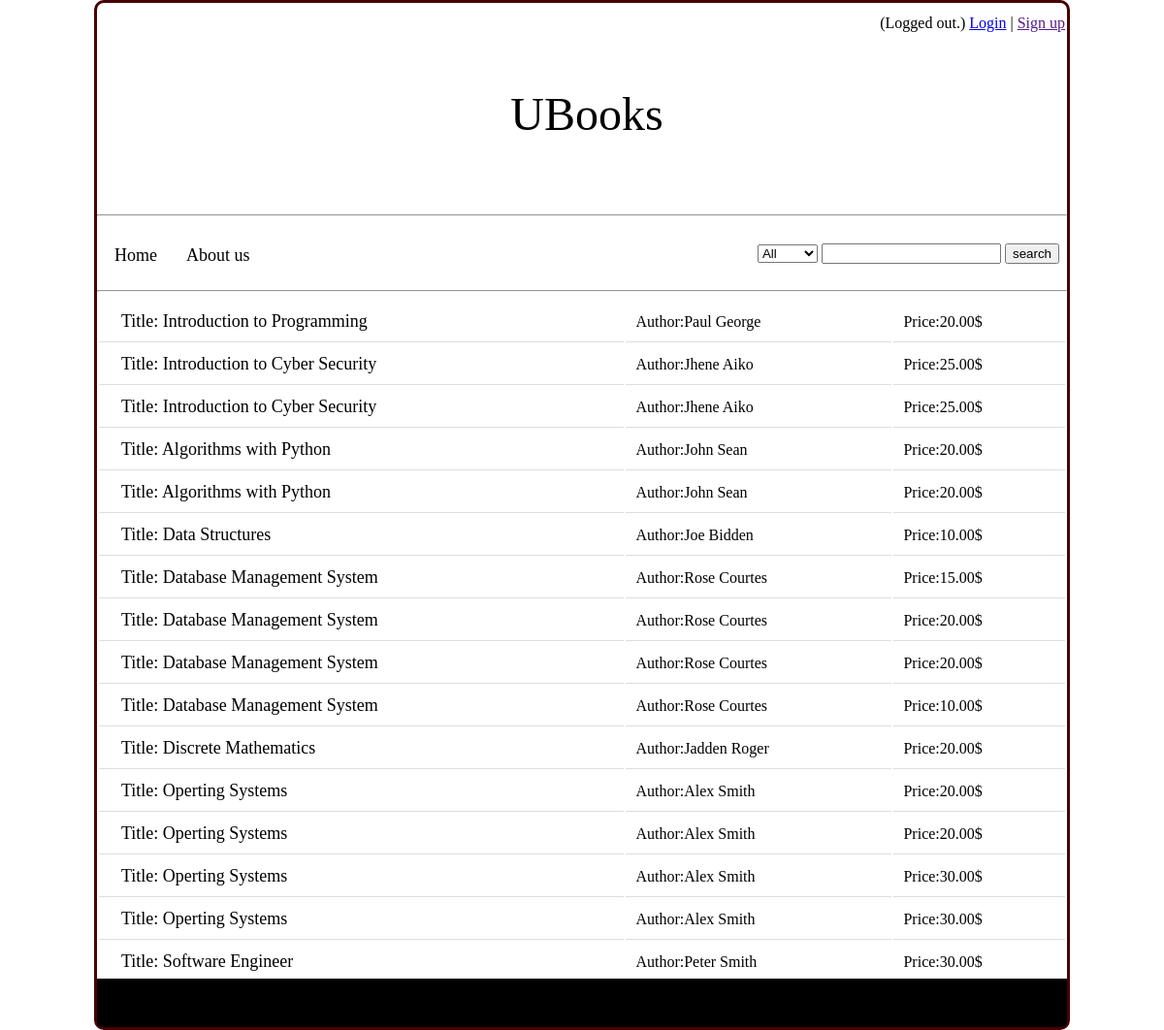
Screenshot of / (signed in) with the database file from the repository.
### tables this page shows
create table Products(
	product_ID varchar(5) not null,
	user_ID varchar(5) not null,
	isbn_10 varchar(10) not null,
	price float(5,2),
	pay_method char(30),
	delivery_method char(30),
	
	primary key (product_ID),
	foreign key (user_ID) references Users(user_ID),
	foreign key (isbn_10) references Books(isbn_10)
);

create table Books(
	isbn_10 varchar(10) not null,
	title char(30) not null,
    author char(30),
    publish_date date,
	edition int(2),
	subject char(15),
	
	primary key (isbn_10)
);

### PHP/search_functions.php (the view, shortened to what this page needs)
<?php
	function viewAll(){
		$mysqli = new mysqli(DB_HOST, DB_USERNAME, DB_PASSWORD, DB_DATABASE);
		 $sql = "SELECT * FROM products natural join books WHERE product_ID not in (select product_ID from orders)";
		$result = $mysqli->query($sql);
		if ($result->num_rows > 0) {
			echo '<table id="book_list2">';
			while($row = $result->fetch_assoc()) {
				$title= $row["title"];
				$author= $row["author"];
				$price= $row["price"];
				echo '	<tr>';
				echo'		<td><a href="book_information.php">Title: '.$title.'</a></td>';
				echo'		<td>Author:'.$author.'</td>';
				echo'		<td>Price:'.$price.'$</td>';
				echo'	</tr>';
			}
			echo'</table>';
		} else {
			echo "<p>0 results</p>";
		}
	}
?>

### style/index_style.css (style rules this page uses)
html, body, div, span, applet, object, iframe, h1, h2, h3, h4, h5, h6, p, blockquote, pre, a, abbr, acronym, address, big, cite, code, html, body, div, span, applet, object, iframe, h1, h2, h3, h4, h5, h6, p, blockquote, pre, a, abbr, acronym, address, big, cite, code, del, dfn, em, img, ins, kbd, q, s, samp, small, strike, strong, sub, sup, tt, var, b, u, i, center, dl, dt, dd, ol, ul, li, fieldset, form, label, legend, table, caption, tbody, tfoot, thead, tr, th, td, article, aside, canvas, details, embed, figure, figcaption, footer, header, hgroup, menu, nav, output, ruby, section, summary, time, mark, audio, video { margin: 0; padding: 0; border: 0; font-size: 100%; font: inherit; vertical-align: baseline; }
#book_list2 { width:100%; }
#book_list2 td { text-align:left; padding:10px; border-bottom: 1px solid #ddd; }
#book_list2 a { text-decoration:none; color:black; padding:8px; margin:5px; font-size:18px; }

### rows the page displays
products: isbn_10.title "Introduction to Programming", isbn_10.author "Paul George", price "20.00"
products: isbn_10.title "Introduction to Cyber Security", isbn_10.author "Jhene Aiko", price "25.00"
products: isbn_10.title "Introduction to Cyber Security", isbn_10.author "Jhene Aiko", price "25.00"
products: isbn_10.title "Algorithms with Python", isbn_10.author "John Sean", price "20.00"
products: isbn_10.title "Algorithms with Python", isbn_10.author "John Sean", price "20.00"
products: isbn_10.title "Data Structures", isbn_10.author "Joe Bidden", price "10.00"
products: isbn_10.title "Database Management System", isbn_10.author "Rose Courtes", price "15.00"
products: isbn_10.title "Database Management System", isbn_10.author "Rose Courtes", price "20.00"
products: isbn_10.title "Database Management System", isbn_10.author "Rose Courtes", price "20.00"
products: isbn_10.title "Database Management System", isbn_10.author "Rose Courtes", price "10.00"
products: isbn_10.title "Discrete Mathematics", isbn_10.author "Jadden Roger", price "20.00"
products: isbn_10.title "Operting Systems", isbn_10.author "Alex Smith", price "20.00"
products: isbn_10.title "Operting Systems", isbn_10.author "Alex Smith", price "20.00"
products: isbn_10.title "Operting Systems", isbn_10.author "Alex Smith", price "30.00"
products: isbn_10.title "Operting Systems", isbn_10.author "Alex Smith", price "30.00"
products: isbn_10.title "Software Engineer", isbn_10.author "Peter Smith", price "30.00"
